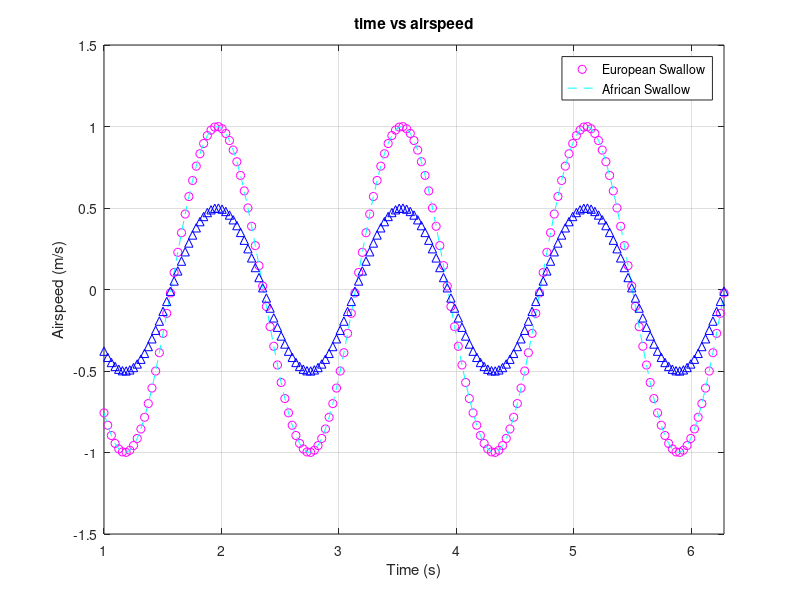

The MATLAB script that drew this image:
myData = csvread('Sine.csv');
x = myData(:, 1);
y = myData(:, 2);
%Plot the data
figure(1)
%Third parameter : m- color magenta, o for marker
plot(x, y, 'om');
%Add grids
grid on;
%Remove extra space at the end
axis tight;

%Hold the same plot, instead of overriding with future commands
hold on
plot(x, y, '--c');

%Add some space on y-axis alone. This function takes in a 2-element vector
%Lower and upper limit
ylim([-1.5 1.5])
%Add annotation
xlabel('Time (s)');
ylabel('Airspeed (m/s)');
title('time vs airspeed');

%Add legends
plot(x, 0.5 * y, '^b');
legend('European Swallow', 'African Swallow');

hold off